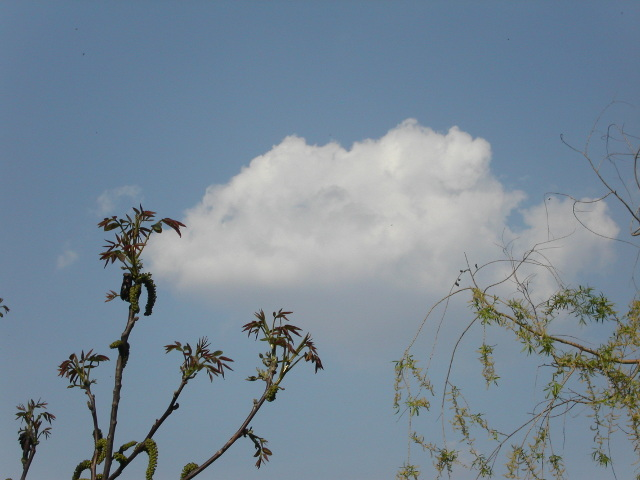
#> input picture 2018.04.05. Chromatic transformations/kicsi-felho-1.jpg, 640 x 480 px
$ python zoldhatter-3-py3.py
#> lines starting #> are read from the running program, lines starting #| are printed output that depends on the picture; after the words box and inside, x2 and y2 are one past the last pixel; in counts of white or black regions, pixels touching at a corner belong together
# -*- coding: utf8 -*-

# "Zöld háttér technika": egyszerű változat.
# az in_hatter-ben megadott kép lesz a háttér, amit bemásol
# in_minta azon pixelei helyére, ahol in_minta élénkzöld pixeleket
# tartalmaz.
#
#  Harmadik változat: elkülönített programrészek, értékek a kép tetjéről
#
# Még ez sem tökéletes, de szabad továbbfejleszteni...


# szokásos importálások
import numpy as np
import cv2
import os

#------------------------------------------------------
def greenbox_params(im):
	"""A képre számol egy H0, dH párt és egy Smin értéket."""

	im_HSV=cv2.cvtColor(im, cv2.COLOR_BGR2HSV)
	Hmin=im_HSV[:,:,0].min()
	Hmax=im_HSV[:,:,0].max()
	Smin=im_HSV[:,:,1].min()

	H0=int((float(Hmin)+Hmax)/2.0)
	dH=int((Hmax-Hmin)/2.0+1)   # +1: hogy biztos elég legyen

	return H0,dH,Smin


def greenbox(img_h, img_m, H0=60.0, dH=10.0, Smin=140):
	"""igm_h háttér elé teszi img_m azon pixeleit, melyek nem a megadott H,S tartományban vannak."""
	m_HSV=cv2.cvtColor(img_m, cv2.COLOR_BGR2HSV)
	zold_mask=(abs(m_HSV[:,:,0]-H0)<dH) & (m_HSV[:,:,1]>Smin)

	result=img_h.copy()  # kimenet: alapból a háttér
	result[~zold_mask,0:3]=img_m[~zold_mask,0:3] # ahol nem zöld az előtér, ott a "minta" kép pixeleit vesszük

	return result


#------------------------------------------------------


#------- beállítások
# os.chdir("......")   # ha szükséges, adjuk meg ezt is

in_hatter="kicsi-felho-1.jpg"  # ez legyen, amit bevágunk a megfelelő helyre
in_minta="repulos.jpg" # ez a "zöld háttér" előtt készült kép
out_file="ki3.png"   # kiírandó fájl
#------------------------
img_h=cv2.imread(in_hatter)
#> img_h is the input picture: shape (480, 640, 3); mean B, G, R 151.8, 137.1, 120.2
img_m=cv2.imread(in_minta)
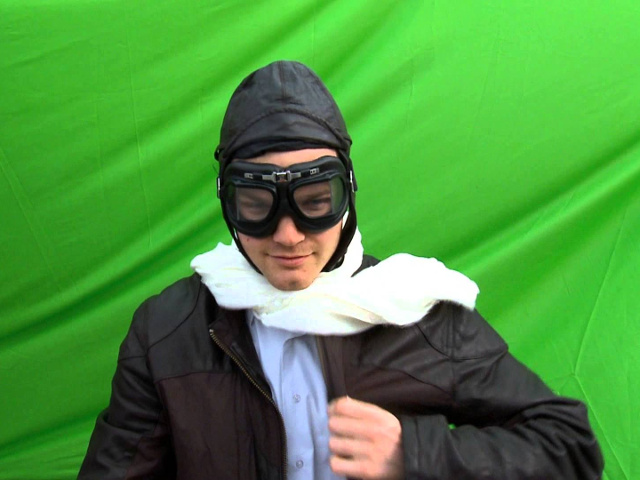
#> input picture 2018.04.05. Chromatic transformations/repulos.jpg, 640 x 480 px
#> img_m is the input picture: shape (480, 640, 3); mean B, G, R 63.8, 148.5, 76.7
#------------------------
# FELDOLGOZÁS
print("Feldolgozás indul...")


# meghatározzuk a háttér paramétereit
H0,dH,Smin=greenbox_params(img_m[:10,:]) # a kép első 10 sorából számolunk
#> in greenbox_params, `Hmin=im_HSV[:,:,0].min()`: Hmin = 53
#> in greenbox_params, `Hmax=im_HSV[:,:,0].max()`: Hmax = 59
#> in greenbox_params, `Smin=im_HSV[:,:,1].min()`: Smin = 153
#> in greenbox_params, `H0=int((float(Hmin)+Hmax)/2.0)`: H0 = 56
#> in greenbox_params, `dH=int((Hmax-Hmin)/2.0+1)`: dH = 4
#> H0 = 56; dH = 4; Smin = 153

print("Debug:", H0,dH,Smin)  # hibakeresés: csak hogy tudjuk, mivel számol
#| Debug: 56 4 153

out_img=greenbox(img_h, img_m, Smin=100) # átírjuk a minimális telítettséget
#> in greenbox, `m_HSV=cv2.cvtColor(img_m, cv2.COLOR_BGR2HSV)`: m_HSV: shape (480, 640, 3); mean H, S, V 62.8, 136, 152.7
#> in greenbox, `zold_mask=(abs(m_HSV[:,:,0]-H0)<dH) & (m_HSV[:,:,1]>Smin)`:
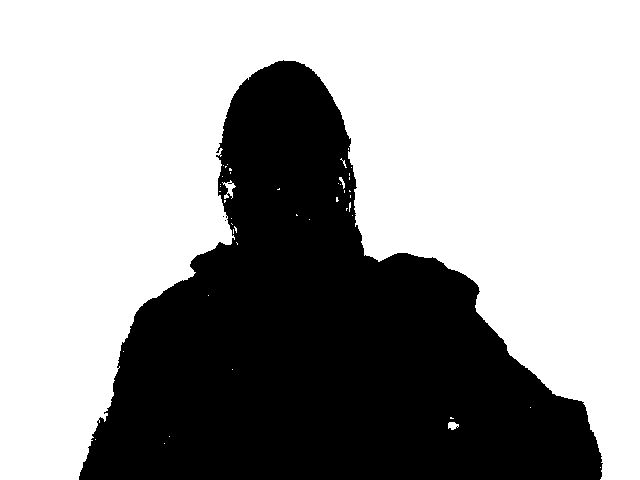
#> zold_mask: shape (480, 640) bool; 62.9% white; 3 black regions (2 under 20 px), largest, box (x1, y1, x2, y2) and area: (79, 60, 603, 480) 113852
#> in greenbox, `result[~zold_mask,0:3]=img_m[~zold_mask,0:3] # ahol nem zöld az előtér..`:
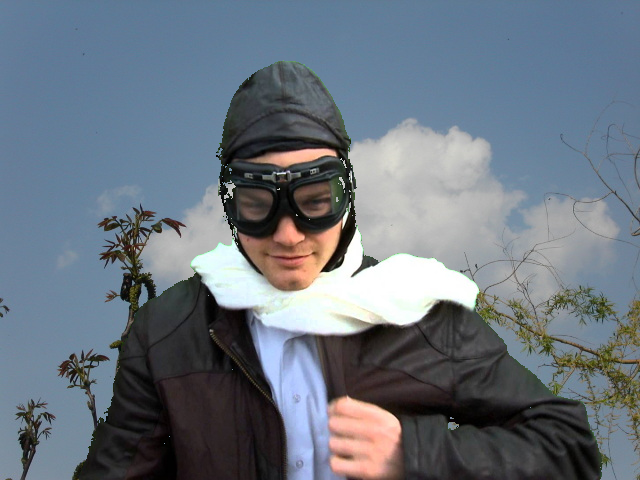
#> result: shape (480, 640, 3); mean B, G, R 127.7, 116.6, 106.4

# Feldolgozás vége
print("Feldolgozás vége.")

#------------------------
cv2.imwrite(out_file, out_img) # kiírás
